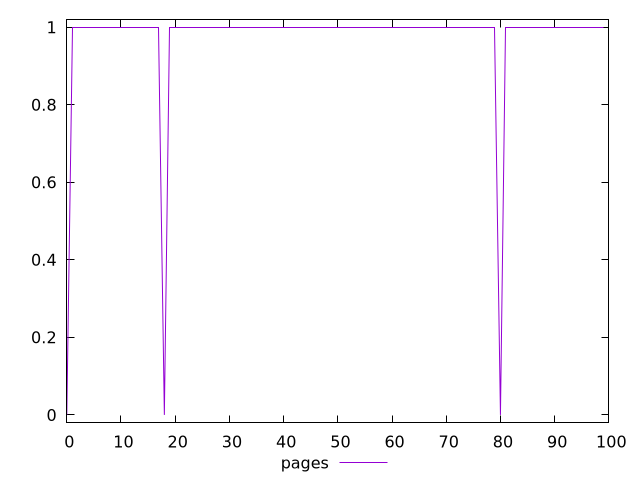

This chart was generated by the following gnuplot code:
$_pages <<EOF
0
1
1
1
1
1
1
1
1
1
1
1
1
1
1
1
1
1
0
1
1
1
1
1
1
1
1
1
1
1
1
1
1
1
1
1
1
1
1
1
1
1
1
1
1
1
1
1
1
1
1
1
1
1
1
1
1
1
1
1
1
1
1
1
1
1
1
1
1
1
1
1
1
1
1
1
1
1
1
1
0
1
1
1
1
1
1
1
1
1
1
1
1
1
1
1
1
1
1
1
EOF
set key outside below
set terminal pngcairo
set output "report_00005_2020-11-02T22-26-11.212Z/server-response-time/pages//score.png"
set yrange [-0.02:1.02]
plot $_pages title "pages" with line ,
